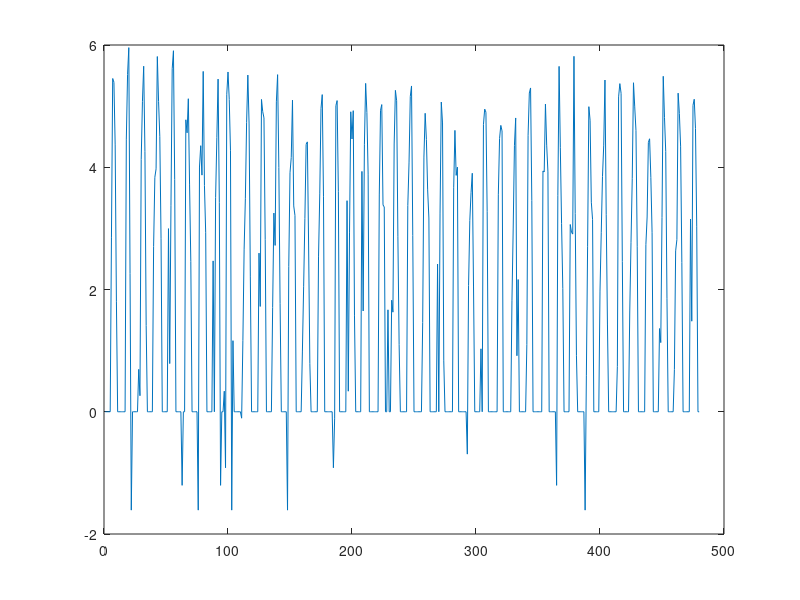

Source code (MATLAB): (Note: this script raises an error after producing the figure.)
%
% Time series analysis
% Assignment 
%
%
clear; 
close all;
% addpath('functions', '/data')     % Add this line to update the path
addpath('../functions', '../data')     % Add this line to update the path (Hanna)
%% 1. Introduction to the data
clear
close all
clc

load proj23.mat

%% 2.1: Studying the rain (org) data for El-Geneina
close all; 

% We start by plotting the rain_org data
nbrLags = 50;
figure(1)
plot(ElGeneina.rain_org_t, ElGeneina.rain_org)


% we see that the data is not at all gaussian, maybe it would be nice to
% log it? BUT, we have 0 values in the data, so first we need to add a
% contant to the data. 

constant = 10;

%% test
close all; 


log_data = log(ElGeneina.rain_org);
new_data = zeros(length(log_data),1);
for t=1:length(new_data)
    if log_data(t) == -inf 
        new_data(t) = 0;
    else 
        new_data(t) = log_data(t);
    end
end

plot(new_data)
basicPlot(new_data, nbrLags, 'Log ElGeneina.rain_org')
